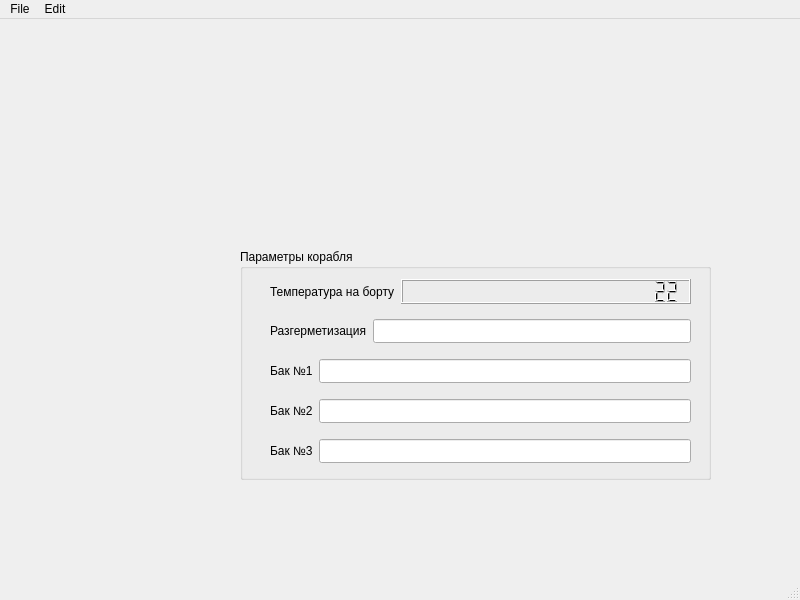
<?xml version="1.0" encoding="UTF-8"?>
<ui version="4.0">
 <class>MainWindow</class>
 <widget class="QMainWindow" name="MainWindow">
  <property name="enabled">
   <bool>true</bool>
  </property>
  <property name="geometry">
   <rect>
    <x>0</x>
    <y>0</y>
    <width>800</width>
    <height>600</height>
   </rect>
  </property>
  <property name="sizePolicy">
   <sizepolicy hsizetype="Preferred" vsizetype="Preferred">
    <horstretch>33</horstretch>
    <verstretch>0</verstretch>
   </sizepolicy>
  </property>
  <property name="minimumSize">
   <size>
    <width>100</width>
    <height>0</height>
   </size>
  </property>
  <property name="windowTitle">
   <string>MainWindow</string>
  </property>
  <widget class="QWidget" name="centralwidget">
   <widget class="QGroupBox" name="Parametrs">
    <property name="geometry">
     <rect>
      <x>240</x>
      <y>230</y>
      <width>471</width>
      <height>231</height>
     </rect>
    </property>
    <property name="sizePolicy">
     <sizepolicy hsizetype="Expanding" vsizetype="Expanding">
      <horstretch>100</horstretch>
      <verstretch>100</verstretch>
     </sizepolicy>
    </property>
    <property name="title">
     <string>Параметры корабля</string>
    </property>
    <widget class="QWidget" name="layoutWidget">
     <property name="geometry">
      <rect>
       <x>30</x>
       <y>70</y>
       <width>421</width>
       <height>24</height>
      </rect>
     </property>
     <layout class="QHBoxLayout" name="horizontalLayout_2">
      <item>
       <widget class="QLabel" name="label_5">
        <property name="text">
         <string>Разгерметизация</string>
        </property>
       </widget>
      </item>
      <item>
       <widget class="QLineEdit" name="lineEdit_4">
        <property name="enabled">
         <bool>true</bool>
        </property>
        <property name="sizePolicy">
         <sizepolicy hsizetype="Minimum" vsizetype="Minimum">
          <horstretch>30</horstretch>
          <verstretch>30</verstretch>
         </sizepolicy>
        </property>
       </widget>
      </item>
     </layout>
    </widget>
    <widget class="QWidget" name="layoutWidget">
     <property name="geometry">
      <rect>
       <x>30</x>
       <y>30</y>
       <width>421</width>
       <height>25</height>
      </rect>
     </property>
     <layout class="QHBoxLayout" name="horizontalLayout">
      <item>
       <widget class="QLabel" name="label">
        <property name="text">
         <string>Температура на борту</string>
        </property>
       </widget>
      </item>
      <item>
       <widget class="QLCDNumber" name="lcdNumber">
        <property name="sizePolicy">
         <sizepolicy hsizetype="MinimumExpanding" vsizetype="Minimum">
          <horstretch>60</horstretch>
          <verstretch>0</verstretch>
         </sizepolicy>
        </property>
        <property name="font">
         <font>
          <pointsize>16</pointsize>
         </font>
        </property>
        <property name="focusPolicy">
         <enum>Qt::FocusPolicy::StrongFocus</enum>
        </property>
        <property name="contextMenuPolicy">
         <enum>Qt::ContextMenuPolicy::CustomContextMenu</enum>
        </property>
        <property name="digitCount">
         <number>22</number>
        </property>
        <property name="value" stdset="0">
         <double>22.000000000000000</double>
        </property>
       </widget>
      </item>
     </layout>
    </widget>
    <widget class="QWidget" name="layoutWidget">
     <property name="geometry">
      <rect>
       <x>30</x>
       <y>110</y>
       <width>421</width>
       <height>24</height>
      </rect>
     </property>
     <layout class="QHBoxLayout" name="horizontalLayout_3">
      <item>
       <widget class="QLabel" name="label_6">
        <property name="text">
         <string>Бак №1</string>
        </property>
       </widget>
      </item>
      <item>
       <widget class="QLineEdit" name="lineEdit_5">
        <property name="sizePolicy">
         <sizepolicy hsizetype="Expanding" vsizetype="Expanding">
          <horstretch>100</horstretch>
          <verstretch>100</verstretch>
         </sizepolicy>
        </property>
        <property name="sizeIncrement">
         <size>
          <width>100</width>
          <height>0</height>
         </size>
        </property>
       </widget>
      </item>
     </layout>
    </widget>
    <widget class="QWidget" name="layoutWidget_2">
     <property name="geometry">
      <rect>
       <x>30</x>
       <y>150</y>
       <width>421</width>
       <height>24</height>
      </rect>
     </property>
     <layout class="QHBoxLayout" name="horizontalLayout_4">
      <item>
       <widget class="QLabel" name="label_7">
        <property name="text">
         <string>Бак №2</string>
        </property>
       </widget>
      </item>
      <item>
       <widget class="QLineEdit" name="lineEdit_6">
        <property name="sizePolicy">
         <sizepolicy hsizetype="Minimum" vsizetype="Minimum">
          <horstretch>30</horstretch>
          <verstretch>30</verstretch>
         </sizepolicy>
        </property>
       </widget>
      </item>
     </layout>
    </widget>
    <widget class="QWidget" name="layoutWidget_3">
     <property name="geometry">
      <rect>
       <x>30</x>
       <y>190</y>
       <width>421</width>
       <height>24</height>
      </rect>
     </property>
     <layout class="QHBoxLayout" name="horizontalLayout_5">
      <item>
       <widget class="QLabel" name="label_8">
        <property name="text">
         <string>Бак №3</string>
        </property>
       </widget>
      </item>
      <item>
       <widget class="QLineEdit" name="lineEdit_7">
        <property name="sizePolicy">
         <sizepolicy hsizetype="Minimum" vsizetype="Minimum">
          <horstretch>30</horstretch>
          <verstretch>30</verstretch>
         </sizepolicy>
        </property>
       </widget>
      </item>
     </layout>
    </widget>
   </widget>
  </widget>
  <widget class="QMenuBar" name="menubar">
   <property name="geometry">
    <rect>
     <x>0</x>
     <y>0</y>
     <width>800</width>
     <height>22</height>
    </rect>
   </property>
   <widget class="QMenu" name="menufile">
    <property name="title">
     <string>File</string>
    </property>
    <addaction name="separator"/>
    <addaction name="actionnew"/>
   </widget>
   <widget class="QMenu" name="menuedit">
    <property name="title">
     <string>Edit</string>
    </property>
    <addaction name="separator"/>
   </widget>
   <addaction name="menufile"/>
   <addaction name="menuedit"/>
  </widget>
  <widget class="QStatusBar" name="statusbar"/>
  <action name="actionnew">
   <property name="text">
    <string>New</string>
   </property>
  </action>
 </widget>
 <resources/>
 <connections/>
</ui>
